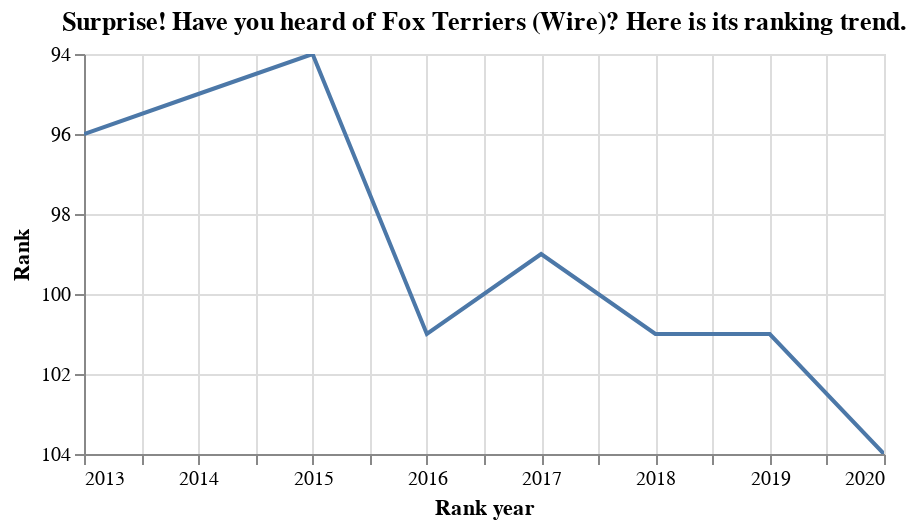

The cell this chart's notebook holds for it:
### Code cell
# This is the ranking trend plot.
surprise_me_plot = alt.Chart(surprise_me_df).mark_line().encode(
    y=alt.Y('Rank:Q', scale=alt.Scale(zero=False, reverse=True)),
    x=alt.X('Rank year:Q', axis=alt.Axis(format='.0f')),
    tooltip=['Breed', 'Rank:Q']
).properties(
    width=400,
    height=200,
    title=f"Surprise! Have you heard of {surprise_me_df.Breed[0]}? Here is its ranking trend."
).interactive()
surprise_me_plot

### Figure 1 — Vega-Lite specification as saved in the notebook (floating-point values rounded to 4 significant figures)
{"config": {"view": {"continuousWidth": 400, "continuousHeight": 300}}, "data": {"name": "data-13cf7ad1df9f844ea61689e9541e6390"}, "mark": "line", "encoding": {"tooltip": [{"field": "Breed", "type": "nominal"}, {"field": "Rank", "type": "quantitative"}], "x": {"axis": {"format": ".0f"}, "field": "Rank year", "type": "quantitative"}, "y": {"field": "Rank", "scale": {"reverse": true, "zero": false}, "type": "quantitative"}}, "height": 200, "selection": {"selector001": {"type": "interval", "bind": "scales", "encodings": ["x", "y"]}}, "title": "Surprise! Have you heard of Fox Terriers (Wire)? Here is its ranking trend.", "width": 400, "$schema": "https://vega.github.io/schema/vega-lite/v4.17.0.json", "datasets": {"data-13cf7ad1df9f844ea61689e9541e6390": [{"Breed": "Fox Terriers (Wire)", "BreedID": 103, "Image": "https://www.akc.org/wp-content/uploads/2017/11/Wire-Fox-Terrier-illustration.jpg", "Rank year": "2013", "Rank": 96.0}, {"Breed": "Fox Terriers (Wire)", "BreedID": 103, "Image": "https://www.akc.org/wp-content/uploads/2017/11/Wire-Fox-Terrier-illustration.jpg", "Rank year": "2014", "Rank": 95.0}, {"Breed": "Fox Terriers (Wire)", "BreedID": 103, "Image": "https://www.akc.org/wp-content/uploads/2017/11/Wire-Fox-Terrier-illustration.jpg", "Rank year": "2015", "Rank": 94.0}, {"Breed": "Fox Terriers (Wire)", "BreedID": 103, "Image": "https://www.akc.org/wp-content/uploads/2017/11/Wire-Fox-Terrier-illustration.jpg", "Rank year": "2016", "Rank": 101.0}, {"Breed": "Fox Terriers (Wire)", "BreedID": 103, "Image": "https://www.akc.org/wp-content/uploads/2017/11/Wire-Fox-Terrier-illustration.jpg", "Rank year": "2017", "Rank": 99.0}, {"Breed": "Fox Terriers (Wire)", "BreedID": 103, "Image": "https://www.akc.org/wp-content/uploads/2017/11/Wire-Fox-Terrier-illustration.jpg", "Rank year": "2018", "Rank": 101.0}, {"Breed": "Fox Terriers (Wire)", "BreedID": 103, "Image": "https://www.akc.org/wp-content/uploads/2017/11/Wire-Fox-Terrier-illustration.jpg", "Rank year": "2019", "Rank": 101.0}, {"Breed": "Fox Terriers (Wire)", "BreedID": 103, "Image": "https://www.akc.org/wp-content/uploads/2017/11/Wire-Fox-Terrier-illustration.jpg", "Rank year": "2020", "Rank": 104.0}]}}
